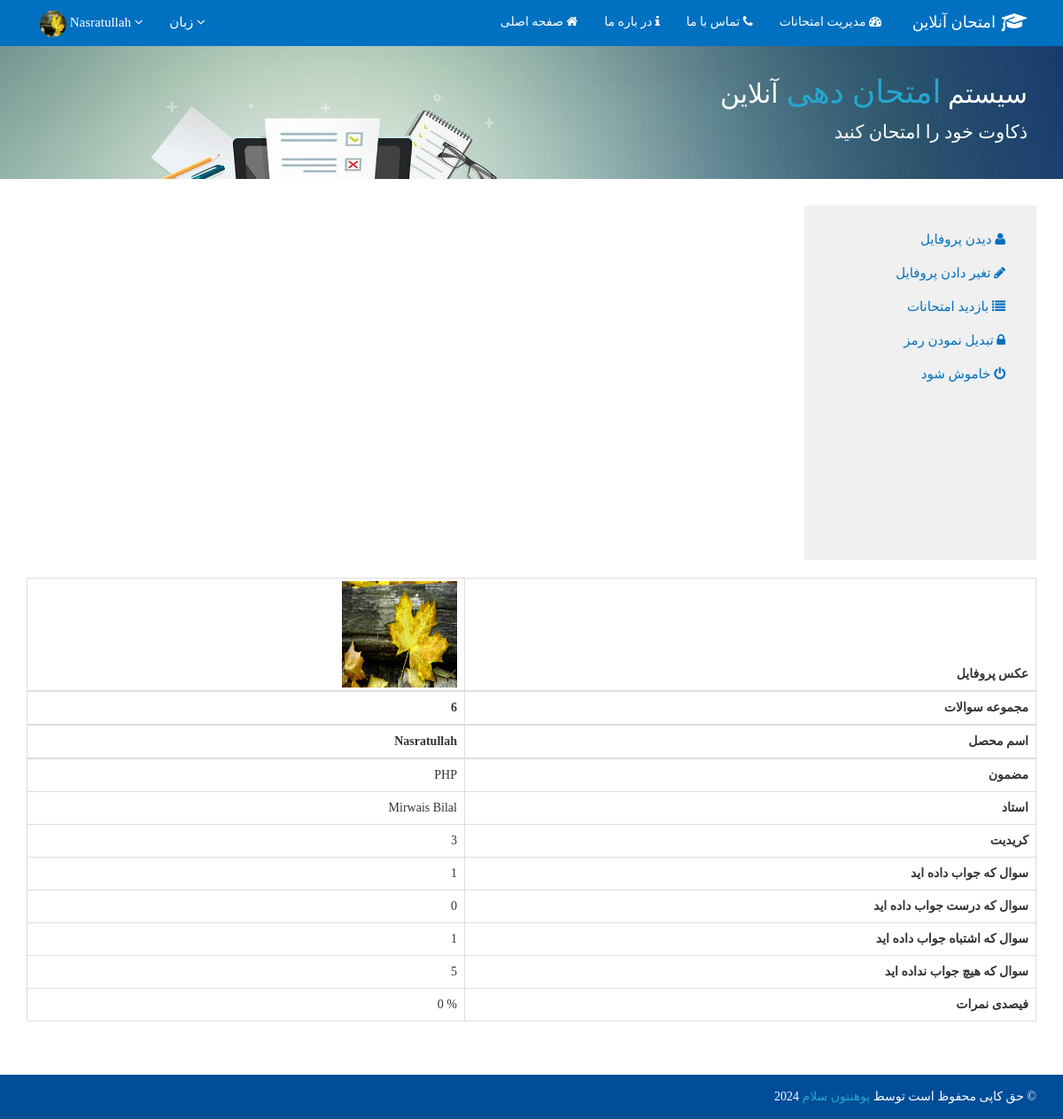
The app's page /Dari/ViewResult.php?id=3 (signed in) with its own data.
### tables this page shows
CREATE TABLE `users` (
  `User_ID` int(11) NOT NULL,
  `Full_Name` varchar(50) NOT NULL,
  `Username` varchar(30) NOT NULL,
  `Password` varchar(50) NOT NULL,
  `Email` varchar(100) NOT NULL,
  `Language` varchar(10) NOT NULL,
  `Gender` varchar(10) NOT NULL,
  `Phone_No` int(11) NOT NULL,
  `Image` varchar(255) NOT NULL DEFAULT 'placeholder-user.png',
  `Role_ID` int(11) NOT NULL DEFAULT '2',
  `Status` int(11) NOT NULL DEFAULT '0'
);

CREATE TABLE `result` (
  `Result_ID` int(11) NOT NULL,
  `User_ID` int(11) NOT NULL,
  `TotalNumberOfQuestion` int(11) NOT NULL,
  `Username` varchar(50) NOT NULL,
  `Teacher` varchar(50) NOT NULL,
  `Subject` varchar(50) NOT NULL,
  `Credit_Hours` int(11) NOT NULL,
  `Attempted_Answer` int(11) NOT NULL,
  `Correct_Answer` int(11) NOT NULL,
  `Wrong_Answer` int(11) NOT NULL,
  `No_Answer` int(11) NOT NULL,
  `Result` int(11) NOT NULL,
  `Submit_Date` datetime NOT NULL DEFAULT CURRENT_TIMESTAMP
);

### Dari/_Partial Components/Database.php (called while the page is built, shortened)
<?php
Class Database{
 public $host   = "localhost";
 public $user   = "root";
 public $pass   = "";
 public $db     = "Quiz";
 public $link;
private function connectDB(){
 $this->link = new mysqli($this->host, $this->user, $this->pass, $this->db);
 }
public function select($query){
  $result = $this->link->query($query) or
   die($this->link->error.__LINE__);
  if($result->num_rows > 0){
    return $result;
  } else {
    return false;
  }
 }
}

### _Partial Components/Exam.php (called while the page is built, shortened)
<?php
class Exam{
	private $db;
	public function __construct(){
		$this->db = new Database();
	}
	public function getQuizResultByID($Result_ID){
		$query = "SELECT * from Result  where Result_ID = '$Result_ID'";
		mysqli_set_charset($this->db->link, 'UTF8');
		$getData = $this->db->select($query);
		return  $getData;
	}
	public function getUsersByUsername($Username){
		$query = "SELECT * from Users where Username = '$Username'";
		mysqli_set_charset($this->db->link, 'UTF8');
		$getData = $this->db->select($query);
		return $getData;
	}
	public function getDariSubjects(){
		$query = "SELECT * from Viw_Subject where Language = 'Dari' and Status='1'";
		$getData = $this->db->select($query);
		mysqli_set_charset($this->db->link, 'UTF8');
		return $getData;
	}
}
?>

### Dari/ViewResult.php (the view, shortened to what this page needs)
<?php
include('./_Partial Components/Header.php');
?>
<?php
if(isset($_GET['id'])){
    $Result_ID = $_GET['id'];
    $QuizByResult = $exm->getQuizResultByID($Result_ID);
    $row = $QuizByResult->fetch_assoc();
}
?>
<div class="jumbotron" id = "jbtdr">
        <div class="container">
            <div id="detailsDr" class="animated fadeInLeft">
                <h1> سیستم <span> امتحان دهی </span> آنلاین </h1>
                <p class = "paragraphDr">ذکاوت خود را امتحان کنید</p>
            </div>
        </div>
    </div>
    	<div class="container">
    		<div class="row">
    		<div class="col-sm-3" style="float: right;">
                    <nav class="nav-profile text-right">
                        <a href="Profile.php">  دیدن پروفایل <i class='fa fa-user'></i> </a>
                        <a href="Edit-Profile.php"> تغیر دادن پروفایل <i class='fa fa-pencil'></i></a>
                        <a href="QuizHistory.php"> بازدید امتحانات <i class='fa fa-list'></i></a>
                        <a href="change-pass.php"> تبدیل نمودن رمز <i class='fa fa-lock'></i></a>
                        <a href="logout.php"> خاموش شود <i class='fa fa-power-off'></i> </a>
                    </nav>
                </div>
    		   <div class="col-md-6" id = "answer-form">
        <table class="table table-bordered" >
                <thead>
                    <tr>
                        <th class = "tr-text-right"> <?php echo "<img alt=''width='130px' height = '120px' src='../img/_ProfilePicture/$profile_img' style = 'margin-top: -5px; margin-bottom: -5px;' />"; ?> </th>
                        <th class = "tr-text-right"> عکس پروفایل </th>
                    </tr>
                    <tr>
                        <th class = "tr-text-right"> <?php echo $row['TotalNumberOfQuestion']; ?> </th>
                        <th class = "tr-text-right"> مجموعه سوالات </th>
                    </tr>
                    <tr>
                        <th class = "tr-text-right"> <?php echo $row['Username'];?> </th>
                        <th class = "tr-text-right"> اسم محصل </th>
                    </tr>
                </thead>
                <tbody>
                    <tr>
                        <td class = "tr-text-right"> <?php echo $row['Subject'];?> </td>
                        <th class = "tr-text-right"> مضمون </th>
                    </tr>
                    <tr>
                        <td class = "tr-text-right"> <?php echo $row['Teacher'];?> </td>
                        <th class = "tr-text-right"> استاد </th>
                    </tr>
                    <tr>
                        <td class = "tr-text-right"> <?php echo $row['Credit_Hours'];?> </td>
                        <th class = "tr-text-right"> کریدیت </th>
                    </tr>
                    <tr>
                        <td class = "tr-text-right"> <?php echo $row['Attempted_Answer']; ?></td>
                        <th class = "tr-text-right"> سوال که جواب داده اید </th>
                    </tr>
                    <tr>
                        <td class = "tr-text-right"> <?php echo $row['Correct_Answer'];?> </td>
                        <th class = "tr-text-right"> سوال که درست جواب داده اید </th>
                    </tr>
                    <tr>
                        <td class = "tr-text-right"> <?php echo $row['Wrong_Answer'];?> </td>
                        <th class = "tr-text-right"> سوال که اشتباه جواب داده اید </th>
                    </tr>
                    <tr>
                        <td class = "tr-text-right"> <?php echo $row['No_Answer'];?> </td>
                        <th class = "tr-text-right"> سوال که هیچ جواب نداده اید </th>
                    </tr>
                    <tr>
                        <td class="text-right"> <?php echo $row['Result'].' %';?></td>
                        <th class = "tr-text-right"> فیصدی نمرات </th>
                    </tr>
                </tbody>
                </table>
            </div>
    		</div>
    	</div>
<?php
    include('./_Partial Components/Footer.php');
?>

### Dari/_Partial Components/Header.php (shortened to what this page needs)
<?php
$filepath = realpath(dirname(__FILE__));
include_once($filepath.'/Database.php');
$exm = new Exam();
?>
<!DOCTYPE html>
<html>
<head>
    <link href ="../CSS/bootstrap.min.css" rel=" stylesheet" />
    <link href ="../CSS/bootstrap.css" rel=" stylesheet" />
    <link href="../CSS/animated.css" rel="stylesheet" >
    <link href="../CSS/font-awesome.css" rel="stylesheet" >
    <link href="../CSS/font-awesome.min.css" rel="stylesheet" >
    <link href="../CSS/animated.css" rel="stylesheet" >
    <link href="../CSS/bootstrap.min.css" rel="stylesheet">
</head>
<body onload = "timeout()" class="all-dari-content">
<nav class="navbar navbar-inverse navbar-static-top" style = "background-color: rgb(0,112,192); border: 0px;">
      <div class="container">
        <div id="navbar" class="navbar-collapse collapse text-right">
          <ul class="nav navbar-nav" id="top-navbar">
          <li class="dropdown" id= "ssh">
            <?php if(isset($_SESSION['Username'])){
                $Username = $_SESSION['Username'];
                $UsersByUsername = $exm->getUsersByUsername($Username);
                $row = $UsersByUsername->fetch_array();
                $profile_img = $row['Image'];
            ?>
            <li class="dropdown dropdown-user" style = "background-color: rgb(0,112,192); padding-top: 0px;">
                  <a href="javascript:;" class="dropdown-toggle" id = "img-user" data-toggle="dropdown" data-hover="ddown" data-close-others="tue" style = "color: #fff;">
                      <?php echo "<img alt='' class='img-circle' width='30px' height = '30px' src='../img/_ProfilePicture/$profile_img' style = 'margin-top: -5px; margin-bottom: -5px;' />"; ?>
                      <span class="username username-hide-on-mobile">
                      <?php echo $_SESSION['Username']; ?> </span>
                      <i class="fa fa-angle-down"></i>
                  </a>
              </li>
          <?php } ?>
            </li>
            <li class="dropdown dropdown-user" style = "background-color: rgb(0,112,192); text-align: right;">
                    <a href="javascript:;" class="dropdown-toggle" data-toggle="dropdown" data-hover="dropdown" data-close-others="true" style = "color: #fff;">
                        <span class="username"> زبان </span>
                        <i class="fa fa-angle-down"></i>
                    </a>
                </li>
            </ul>
            <ul class="nav navbar-nav navbar-right" id = "navbardr">
                <a href="index.php" class="navbar-brand" id = "navbar-brand-right-dr">
                <div class = "col-xs-9" id = "div-quiz-title-bar"> امتحان آنلاین </div>
                <div class = "col-xs-3" id = "img-cup-dr"><img src="../img/Graduation Cap_52px.png" alt="Logo" width="30px"></div>
                </a>
            <li class="actie"><a id="ahmadsh" href="index.php"> صفحه اصلی <i class="fa fa-home"></i></a></li>
                <li><a href="About-Us.php" id="c"> در باره ما <i class="fa fa-info"></i></a></li>
                <li><a href="Contact-us.php"> تماس با ما <i class="fa fa-phone"></i></a></li>
                <li><a href="../Administrator/Dari/index.php"> مدیریت امتحانات <i class="fa fa-tachometer"></i></a></li>
          </ul>
        </div>
      </div>
    </nav>
<body>

### CSS/Online_Quiz_Style.css (style rules this page uses)
body { min-height: calc(100% - 0px); position: relative; padding-bottom: 40px; }
html { height: 100%; position: relative; }
#jbtdr { background-image: url('../img/IBPS-Banner12.jpg'); background-repeat: no-repeat; background-size: cover; }
.all-dari-content * { font-family: Calibri; }
.row { margin-bottom: 60px; }
.navbar-brand { color: white; margin-top: -5px; width: 190px; }
#navbar-brand-right-dr { float: right; color: #fff; }
#navbardr #div-quiz-title-bar { text-align: right; padding-left: 0px; padding-top: 5px; padding-right: 6px; }
#navbardr #img-cup-dr { padding-left: 0px; }
.jumbotron { height: 150px; overflow: hidden; margin-top: -30px; width: 100%; background-image: url('./img/top-image.jpg'); background-color: #fff; }
.jumbotron #detailsDr { color:white; font-size: 26px; padding-right: 10px; float: right; text-align: right; width: 100%; }
.jumbotron #detailsDr h1 { font-size: 40px; margin-top: -15px; text-align: right; }
.jumbotron #detailsDr span { color:#24A7CF; font-size: 36px; }
.paragraphDr { font-size: 17px; text-align: right; font-family: calibri; }
.nav-profile { padding-top: 20px; margin-bottom: 20px; padding-bottom: 50px; height: 400px; color: black; background-color: rgb(240,240,240); font-family: Calibri; font-weight: lighter; font-size: 15px; }
a { text-decoration: none; }
a:link, a:visited { color: black; }
#answer-form { vertical-align: center; margin-left: 25%; }
.nav-profile a { color: rgb(0,112,190); font-family: Calibri; }
.nav-profile a:link, .nav-profile a:visited { display: inline-block; padding: 8px 35px; height: 38px; width: 100%; margin:0px; text-decoration: none; border: none; }
#navbardr li a { color: #fff; }
#top-navbar li a { color: #fff; font-size: 15px; }
.tr-text-right { text-align: right; }
@media only screen and (min-width:850px)and (max-width: 1200px) { body { margin: 0px; } }
@media only screen and (min-width:850px)and (max-width: 1200px) { .username-hide-on-mobile { display: inline-block; } }
@media only screen and (min-width:850px)and (max-width: 1200px) { .row { margin-bottom: 50px; } }
@media only screen and (min-width:850px)and (max-width: 1200px) { #answer-form { vertical-align: center; margin-left: 0%; margin-right: 0%; width: 100%; } }
@media only screen and (min-width:850px)and (max-width: 1200px) { p { font-family: segoe ui; font-weight: lighter; } }
@media only screen and (min-width:850px)and (max-width: 1200px) { #navbar-brand-right-dr { display: block; } }
@media only screen and (min-width:850px)and (max-width: 1200px) { .jumbotron #detailsDr { color:white; font-size: 20px; padding-right: 10px; float: right; text-align: right; width: 100%; } }
@media only screen and (min-width:850px)and (max-width: 1200px) { .jumbotron #detailsDr h1 { font-size: 30px; margin-top: -15px; text-align: right; } }
@media only screen and (min-width:850px)and (max-width: 1200px) { .jumbotron #detailsDr span { color:#24A7CF; font-size: 36px; } }

### CSS/MyCarousel.css (style rules this page uses)
.all-dari-content * { font-family: Calibri; }
img { vertical-align: middle; }

### records on screen
users: Image (picture)
result: TotalNumberOfQuestion "6", Username "Nasratullah", Subject "PHP", Teacher "Mirwais Bilal", Credit_Hours "3", Attempted_Answer "1", Correct_Answer "0", Wrong_Answer "1", No_Answer "5", Result "0"

### other values on screen
$_SESSION['Username'] "Nasratullah"
